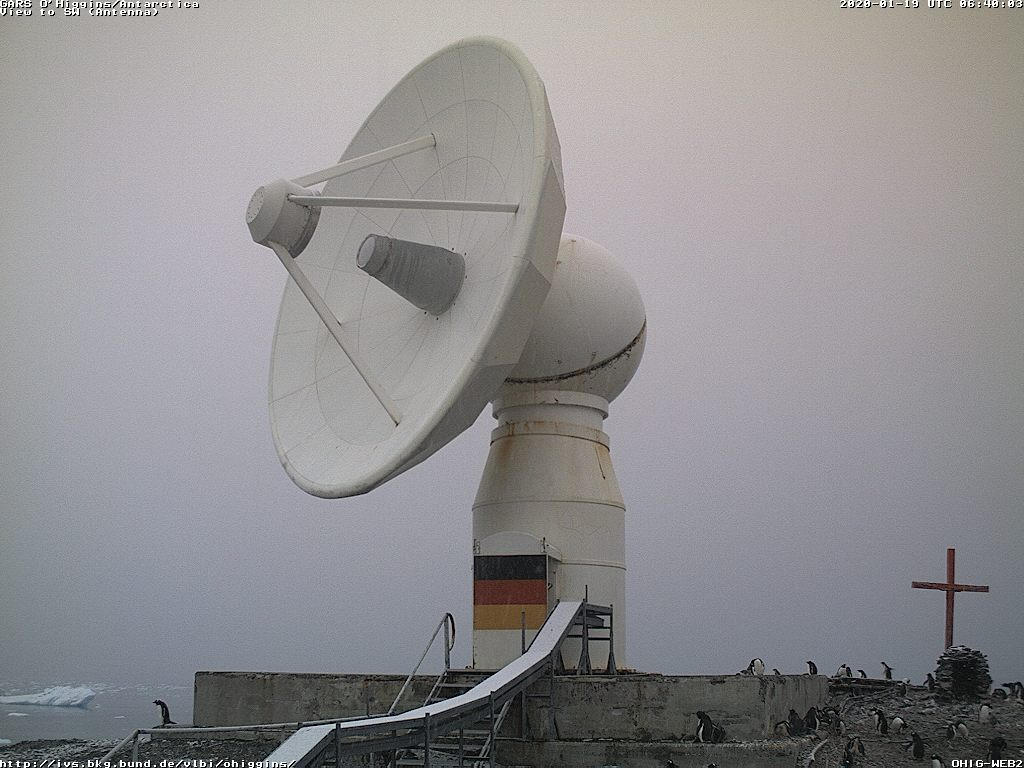
#> input picture masking/penguins2x2020-01-19 01:46:07.jpg, 1024 x 768 px, given as the content of the folder /path/to/images, which was not available
$ python mask_all.py
#> lines starting #> are read from the running program, lines starting #| are printed output that depends on the picture; after the words box and inside, x2 and y2 are one past the last pixel; in counts of white or black regions, pixels touching at a corner belong together; pictures that were not available may be replaced by others from this repository, and a replacement may not be noted
# Similar to mask.py, but applies the mask to an entire folder of images and saves the resulting images in that location
# Note that this script will overwrite existing files in the given folder

from matplotlib import pyplot as plt
import os
import numpy as np
import cv2

# folder which contains all the images
image_folder = '/path/to/images'
os.chdir("/path/to/images")

images = [img for img in os.listdir(image_folder)
			if img.endswith(".jpg") or
				img.endswith(".jpeg") or
				img.endswith("png")]

num_of_images = len(os.listdir())
print(num_of_images)
print(images)

for f in images:
    if f.endswith(".jpg"):
        img = cv2.imread(f, 1)
#> img is the input picture: shape (768, 1024, 3); mean B, G, R 144.3, 142, 143.6
        # print(img.shape)
        # print(img.dtype)
        mask = np.zeros(shape = img.shape, dtype = "uint8")
        cv2.rectangle(img = mask, pt1 = (160,50), pt2 = (300,250), color = (255, 255, 255), thickness = -1)
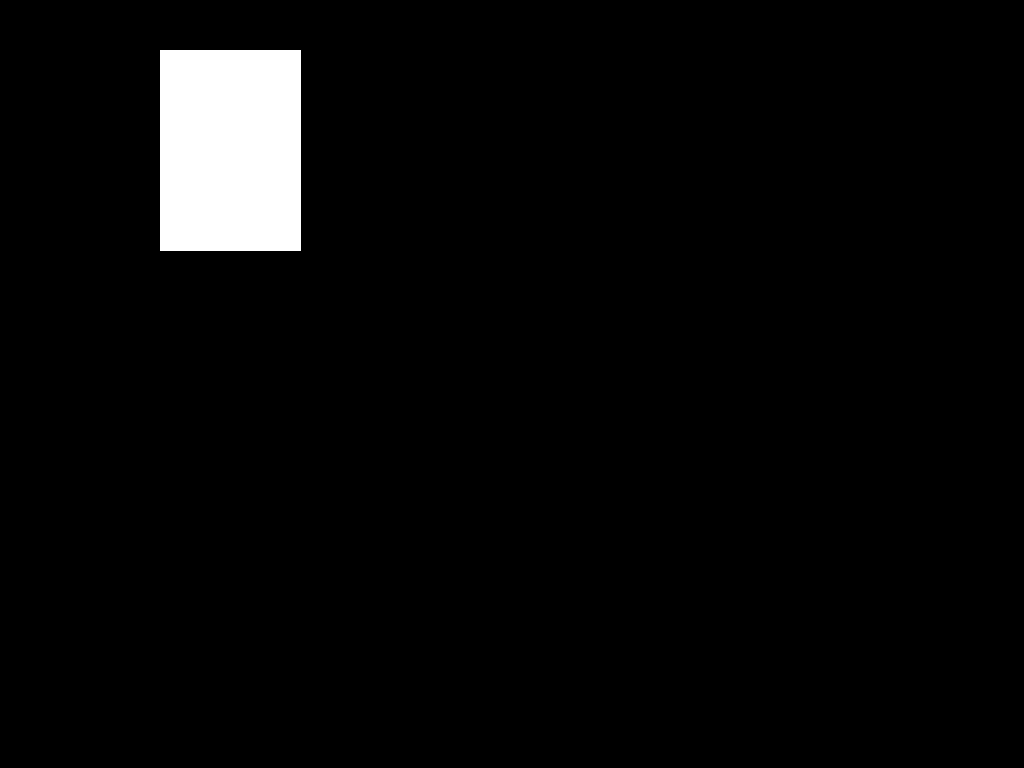
#> mask: shape (768, 1024, 3); 3.6% white; 1 white region, box (x1, y1, x2, y2) and area: (160, 50, 301, 251) 28341
        maskedImg = cv2.bitwise_and(src1 = img, src2 = mask)
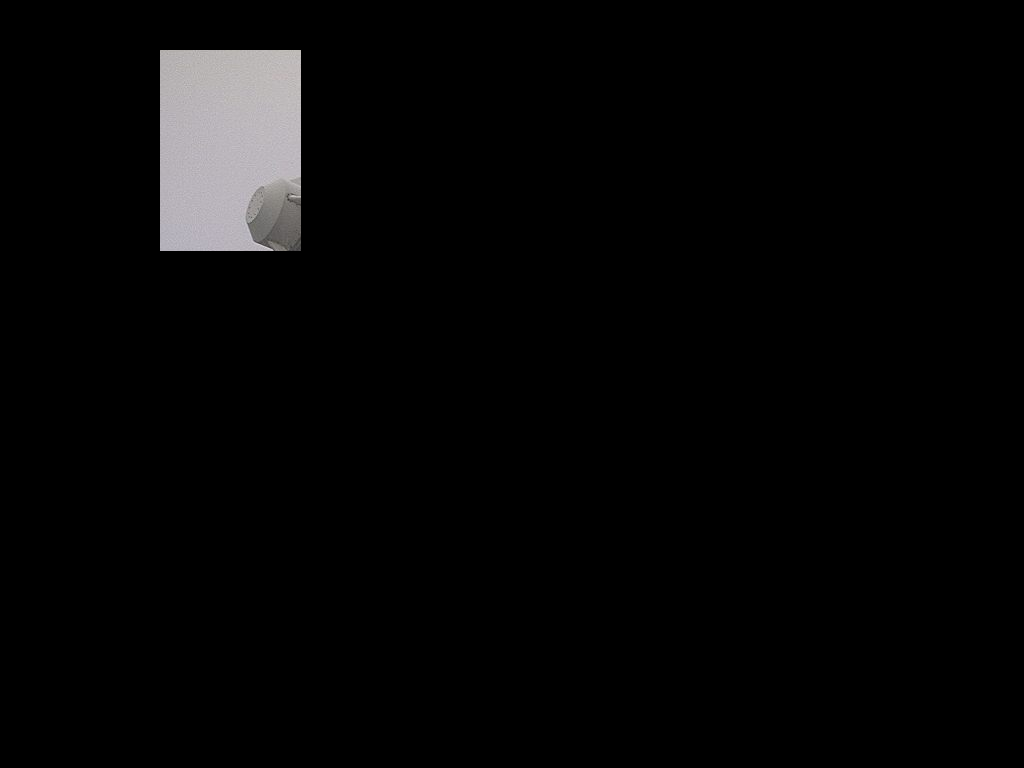
#> maskedImg: shape (768, 1024, 3); mean B, G, R 6.4, 6.3, 6.4
        new = maskedImg
        cv2.imwrite(f,new)

cv2.waitKey(0)
cv2.destroyAllWindows()

$ run again, on masking/penguins2x2020-01-19 03:46:18.jpg
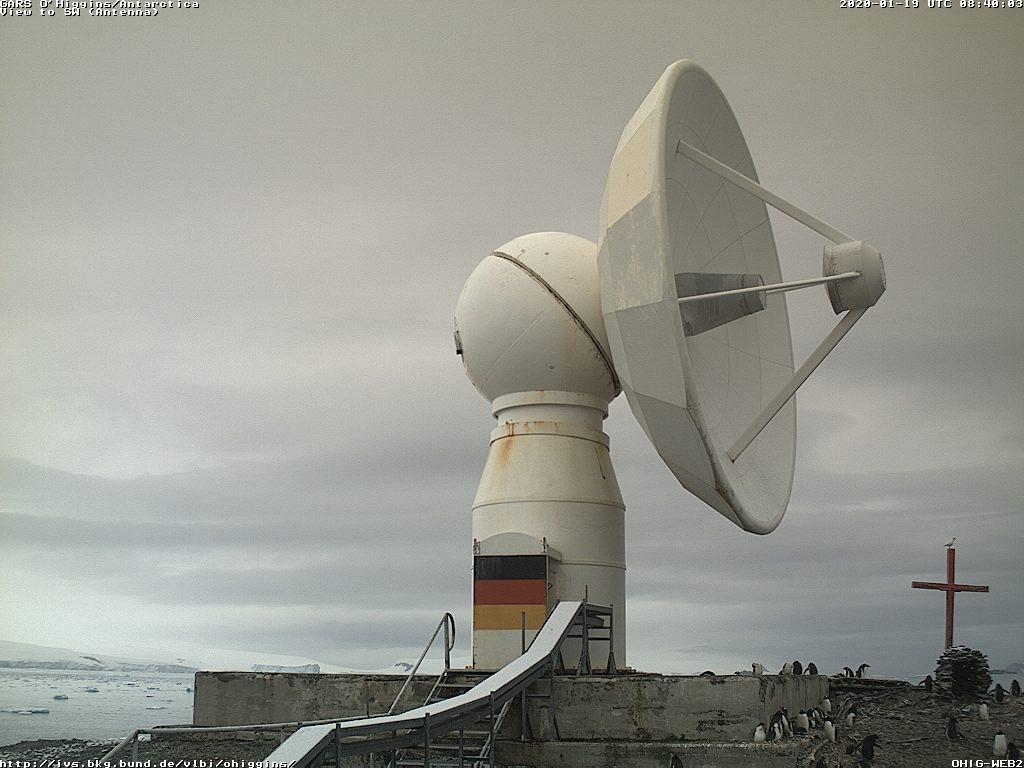
#> input picture masking/penguins2x2020-01-19 03:46:18.jpg, 1024 x 768 px, given as the content of the folder /path/to/images, which was not available
#> img is the input picture: shape (768, 1024, 3); mean B, G, R 143.3, 151.2, 150.5
#> mask: shape (768, 1024, 3); 3.6% white; 1 white region, box (x1, y1, x2, y2) and area: (160, 50, 301, 251) 28341
#> `maskedImg = cv2.bitwise_and(src1 = img, src2 = mask)`:
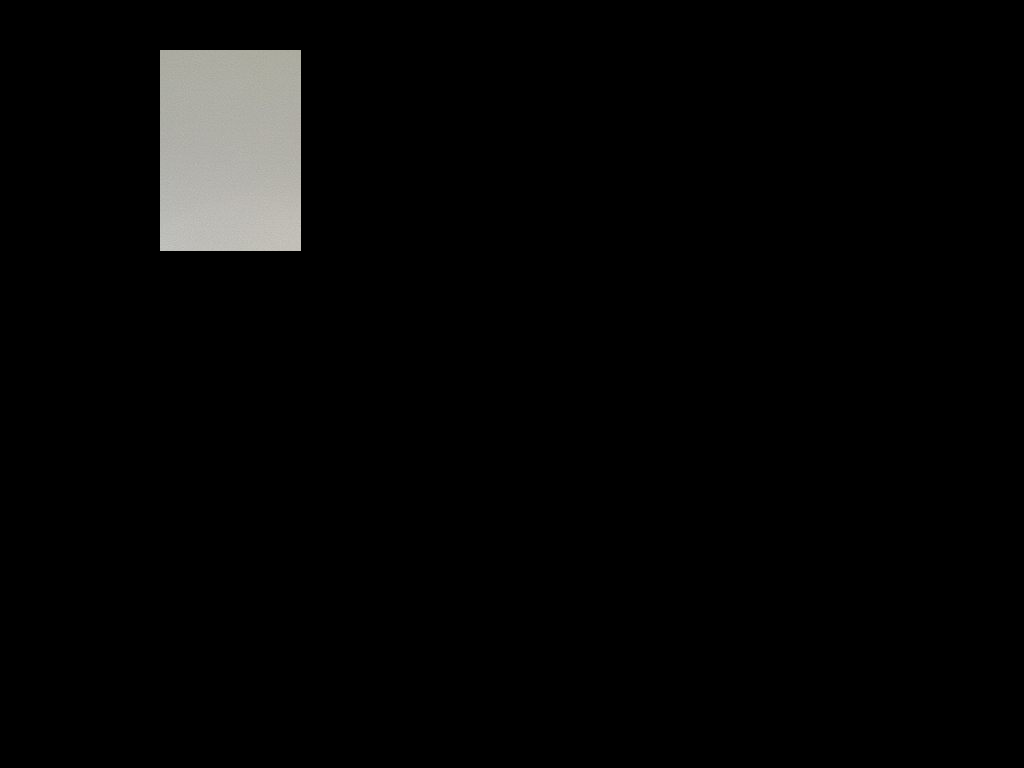
#> maskedImg: shape (768, 1024, 3); mean B, G, R 6.2, 6.4, 6.5

$ run again, on masking/penguins2x2020-01-19 04:46:24.jpg
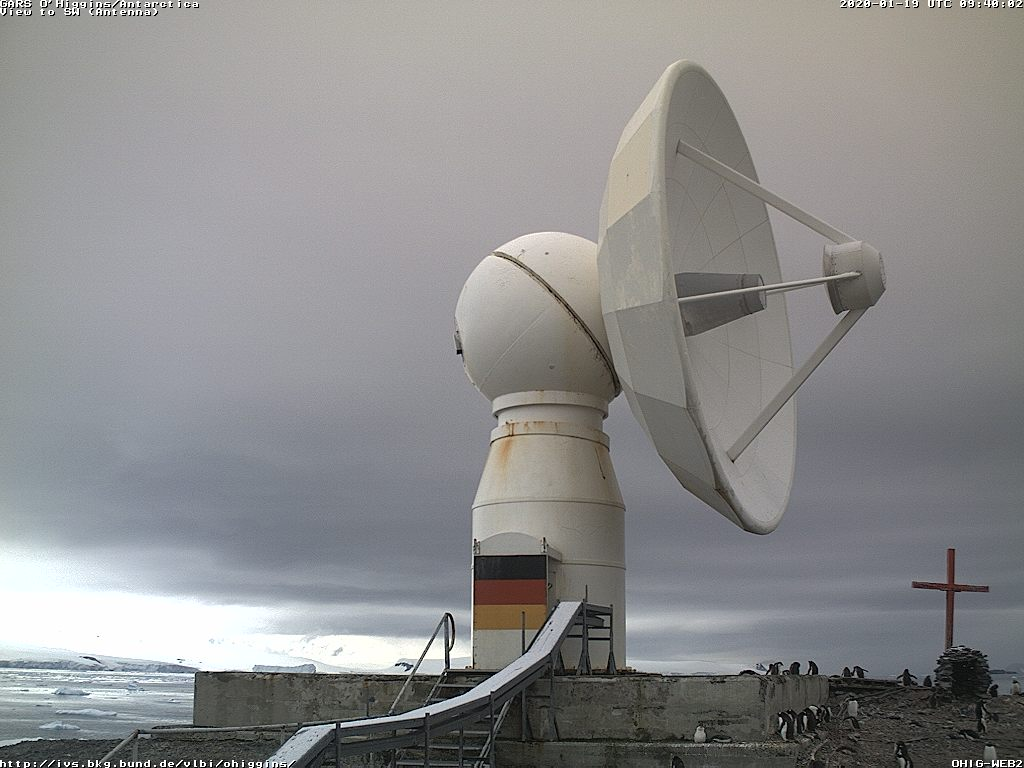
#> input picture masking/penguins2x2020-01-19 04:46:24.jpg, 1024 x 768 px, given as the content of the folder /path/to/images, which was not available
#> img is the input picture: shape (768, 1024, 3); mean B, G, R 139.9, 139.5, 139.8
#> mask: shape (768, 1024, 3); 3.6% white; 1 white region, box (x1, y1, x2, y2) and area: (160, 50, 301, 251) 28341
#> `maskedImg = cv2.bitwise_and(src1 = img, src2 = mask)`:
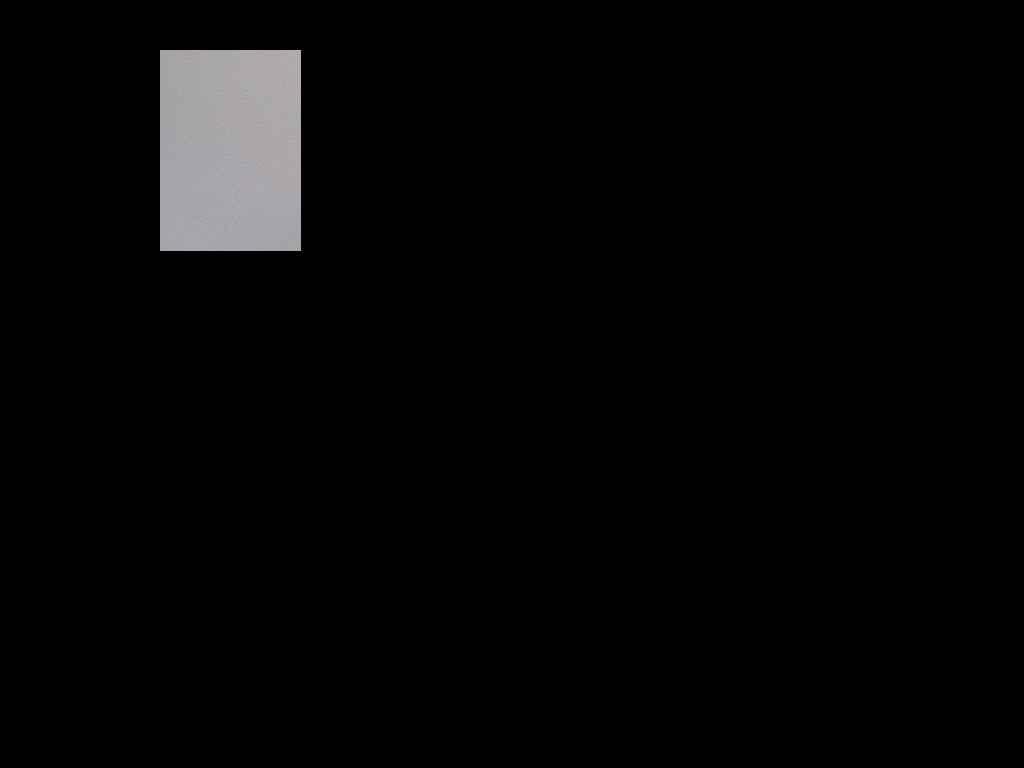
#> maskedImg: shape (768, 1024, 3); mean B, G, R 6.1, 6, 6.1
